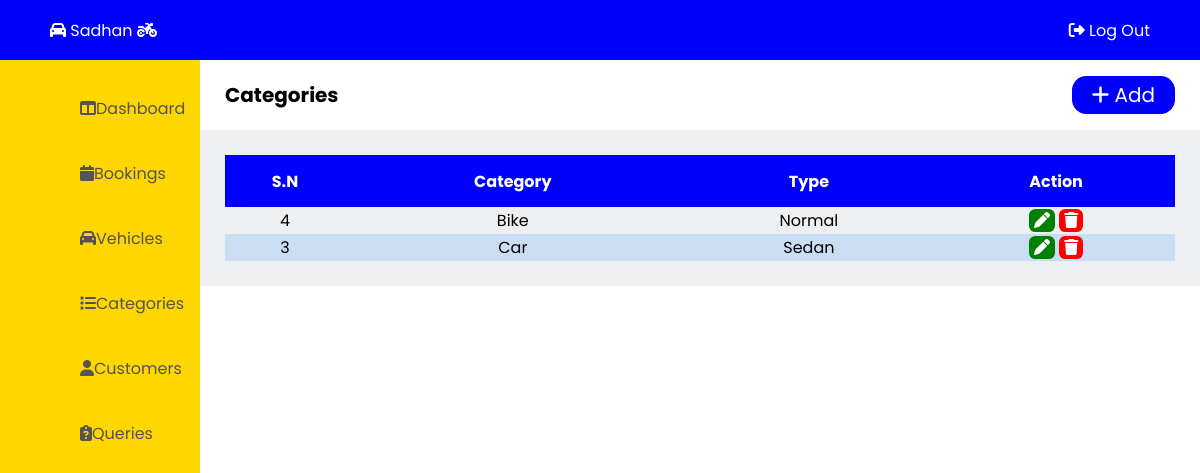
The app's page /admin/categories.php with its own data.
### tables this page shows
CREATE TABLE `categories` (
  `c_id` int(11) NOT NULL,
  `c_name` varchar(50) NOT NULL,
  `c_type` varchar(50) NOT NULL
);

### admin/categories.php (the view, shortened to what this page needs)
<!DOCTYPE html>
<html lang="en">
<head>
  <link rel="stylesheet" href="admin-css\admin-style.css"/>
</head>
<body>
  <?php
    include "admin-container\admin-header.php";
  ?>
  <?php
    include "admin-container\admin-leftbar.php";
  ?>
  <main class="main">
    <section class="title">
      <p>Categories</p>
      <div class="add-btn">
        <a href="add-category.php"><i class="fa-solid fa-plus"></i> Add</a>
      </div>
    </section>
    <div class="category-table">
      <table>
        <tr>
          <th>S.N</th>
          <th>Category</th>
          <th>Type</th>
          <th>Action</th>
        </tr>
<?php
    $qry = "SELECT * FROM categories ORDER BY c_id DESC";
    include 'admin-container/db_connection.php';
    $result = mysqli_query($con, $qry);
?>
        <?php while($row = mysqli_fetch_assoc($result)){  ?>
          <tr>
            <td><?php echo $row['c_id'];?></td>
            <td><?php echo $row['c_name'];?></td>
            <td><?php echo $row['c_type'];?></td>
            <td>
              <a href="edit-category.php?c_id=<?php echo $row['c_id'];?>" class="edit"><i class="fa-solid fa-pen"></i></a>
              <a href="categories.php?c_id=<?php echo $row['c_id'];?>" class="delete" onclick="return confirm('Are you sure to delete?')"><i class="fa-solid fa-trash"></i></a>
            </td>
          </tr>
        <?php } ?>
      </table>
    </div>
  </main>
</body>
</html>

### admin/admin-css/admin-style.css (style rules this page uses)
body { list-style: none; text-decoration: none; margin: 0; padding: 0; height: 100vh; display: grid; grid-template-columns: 200px 1fr; grid-template-rows: 60px 1fr; font-family: 'Poppins', sans-serif; }
.title { padding-left: 25px; padding-right: 25px; font-size: 20px; display: flex; align-items: center; }
.title p { font-weight: bold; }
.title a { text-decoration: none; color: rgb(255, 255, 255); background-color: blue; padding: 5px 20px; border-radius: 0.9rem; justify-content: space-between; }
.add-btn { position: absolute; right: 0; padding-right: 25px; }
.booking-table, .vehicle-table, .customer-table, .category-table, .query-table { padding: 25px; background-color: #eeeff1; }
table { width: 100%; border-collapse: collapse; }
th { height: 50px; background-color: blue; color: white; }
td { text-align: center; }
td a { text-decoration: none; color: rgb(255, 255, 255); padding-left: 5px; padding-right: 5px; border-radius: 0.4rem; }
.confirm, .edit { background-color: green; }
.cancel, .delete { background-color: red; }
tr:nth-child(odd) { background-color: rgba(0, 119, 255, 0.158); }

### records on screen
categories: c_id "4", c_name "Bike", c_type "Normal"
categories: c_id "3", c_name "Car", c_type "Sedan"
